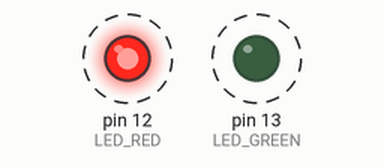
Recording of a program running on a simulated Arduino Uno, built with avr-gcc and run on an emulated ATmega328P. Shown: output pins drawn as LEDs (lit = HIGH). Dashed ring = blinking.

Above: at 0.12 s.
Timing chart, 0 to 3.0 s (numbered marks = the images above):
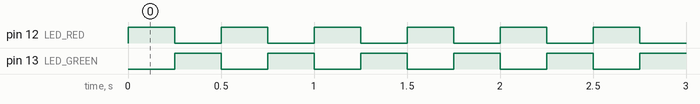

Measured:
- by itself, pin 12 (LED_RED), pin 13 (LED_GREEN): alternates HIGH for 0.25 s and LOW for 0.25 s

The program:

main.cpp
```cpp
// (licence header left out)
/* Defines -----------------------------------------------------------*/
#define LED_GREEN PB5   // PB5 is AVR pin where green on-board LED
                        // is connected
#define SHORT_DELAY 250 // Delay in milliseconds
#ifndef F_CPU
# define F_CPU 16000000 // CPU frequency in Hz required for delay funcs
#endif

/* Includes ----------------------------------------------------------*/
#include <avr/io.h>     // AVR device-specific IO definitions
#include <util/delay.h> // Functions for busy-wait delay loops


// -----
// This part is needed to use Arduino functions but also physical pin
// names. We are using Arduino-style just to simplify the first lab.
#include "Arduino.h"
#define PB5 13          // In Arduino world, PB5 is called "13"
// -----
#define LED_RED 12

/* Function definitions ----------------------------------------------*/
/**********************************************************************
 * Function: Main function where the program execution begins
 * Purpose:  Toggle one LED and use delay library.
 * Returns:  none
 **********************************************************************/
int main(void)
{
    uint8_t led_value = LOW;  // Local variable to keep LED status

    // Set pin where on-board LED is connected as output
    pinMode(LED_GREEN, OUTPUT);
    pinMode(LED_RED, OUTPUT);
    // Infinite loop
    while (1)
    {
        // Turn ON/OFF on-board LED

        digitalWrite(LED_GREEN, led_value);
        digitalWrite(LED_RED, 1-led_value);
        // Pause several milliseconds
        _delay_ms(SHORT_DELAY);

        // Change LED value
        if (led_value == LOW)
            led_value = HIGH;
        else
            led_value = LOW;
    }

    // Will never reach this
    return 0;
}
```

morse.cpp
```cpp
/* Defines -----------------------------------------------------------*/
#define LED_GREEN PB5   // PB5 is AVR pin where green on-board LED
                        // is connected
#define time_delay 1000 // Delay in milliseconds
#ifndef F_CPU
# define F_CPU 16000000 // CPU frequency in Hz required for delay funcs
#endif

/* Includes ----------------------------------------------------------*/
#include <avr/io.h>     // AVR device-specific IO definitions
#include <util/delay.h> // Functions for busy-wait delay loops


// -----
// This part is needed to use Arduino functions but also physical pin
// names. We are using Arduino-style just to simplify the first lab.
#include "Arduino.h"
#define PB5 13          // In Arduino world, PB5 is called "13"
// -----
//#define LED_RED 12

/* Function definitions ----------------------------------------------*/
/**********************************************************************
 * Function: Main function where the program execution begins
 * Purpose:  Toggle one LED and use delay library.
 * Returns:  none
 **********************************************************************/
int main(void)
{
   // uint8_t led_value = LOW;  // Local variable to keep LED status

    // Set pin where on-board LED is connected as output
    pinMode(LED_GREEN, OUTPUT);


    //pinMode(LED_RED, OUTPUT);
    // Infinite loop
    while (1)
    {
        // Turn ON/OFF on-board LED


        //p
        digitalWrite(LED_GREEN, HIGH);
        _delay_ms(time_delay);
        digitalWrite(LED_GREEN,LOW);
        _delay_ms(time_delay);
        digitalWrite(LED_GREEN, HIGH);
        _delay_ms(3*time_delay);
        digitalWrite(LED_GREEN,LOW);
        _delay_ms(time_delay);
        digitalWrite(LED_GREEN,HIGH);
        _delay_ms(3*time_delay);
        digitalWrite(LED_GREEN,LOW);
        _delay_ms(time_delay);
         digitalWrite(LED_GREEN, HIGH);
        _delay_ms(time_delay);
        digitalWrite(LED_GREEN, LOW);
        _delay_ms(3*time_delay);


    //a

        digitalWrite(LED_GREEN, HIGH);
        _delay_ms(time_delay);
        digitalWrite(LED_GREEN,LOW);
        _delay_ms(time_delay);
        digitalWrite(LED_GREEN, HIGH);
        _delay_ms(3*time_delay);
        digitalWrite(LED_GREEN,LOW);
        _delay_ms(3*time_delay);

    //r
       digitalWrite(LED_GREEN, HIGH);
        _delay_ms(time_delay);
        digitalWrite(LED_GREEN,LOW);
        _delay_ms(time_delay);
        digitalWrite(LED_GREEN, HIGH);
        _delay_ms(3*time_delay);
        digitalWrite(LED_GREEN,LOW);
        _delay_ms(time_delay);
        digitalWrite(LED_GREEN, HIGH);
        _delay_ms(3*time_delay);


    //i
        digitalWrite(LED_GREEN, HIGH);
        _delay_ms(time_delay);
        digitalWrite(LED_GREEN,LOW);
        _delay_ms(time_delay);
        digitalWrite(LED_GREEN, HIGH);
        _delay_ms(time_delay);
        digitalWrite(LED_GREEN,LOW);
        _delay_ms(3*time_delay);


    //s
        digitalWrite(LED_GREEN, HIGH);
        _delay_ms(time_delay);
        digitalWrite(LED_GREEN,LOW);
        _delay_ms(time_delay);
        digitalWrite(LED_GREEN, HIGH);
        _delay_ms(time_delay);
        digitalWrite(LED_GREEN,LOW);
      _delay_ms(time_delay);
        digitalWrite(LED_GREEN, HIGH);
        _delay_ms(time_delay);
        digitalWrite(LED_GREEN,LOW);
        _delay_ms(7*time_delay);


    }

    // Will never reach this
    return 0;
}
```
